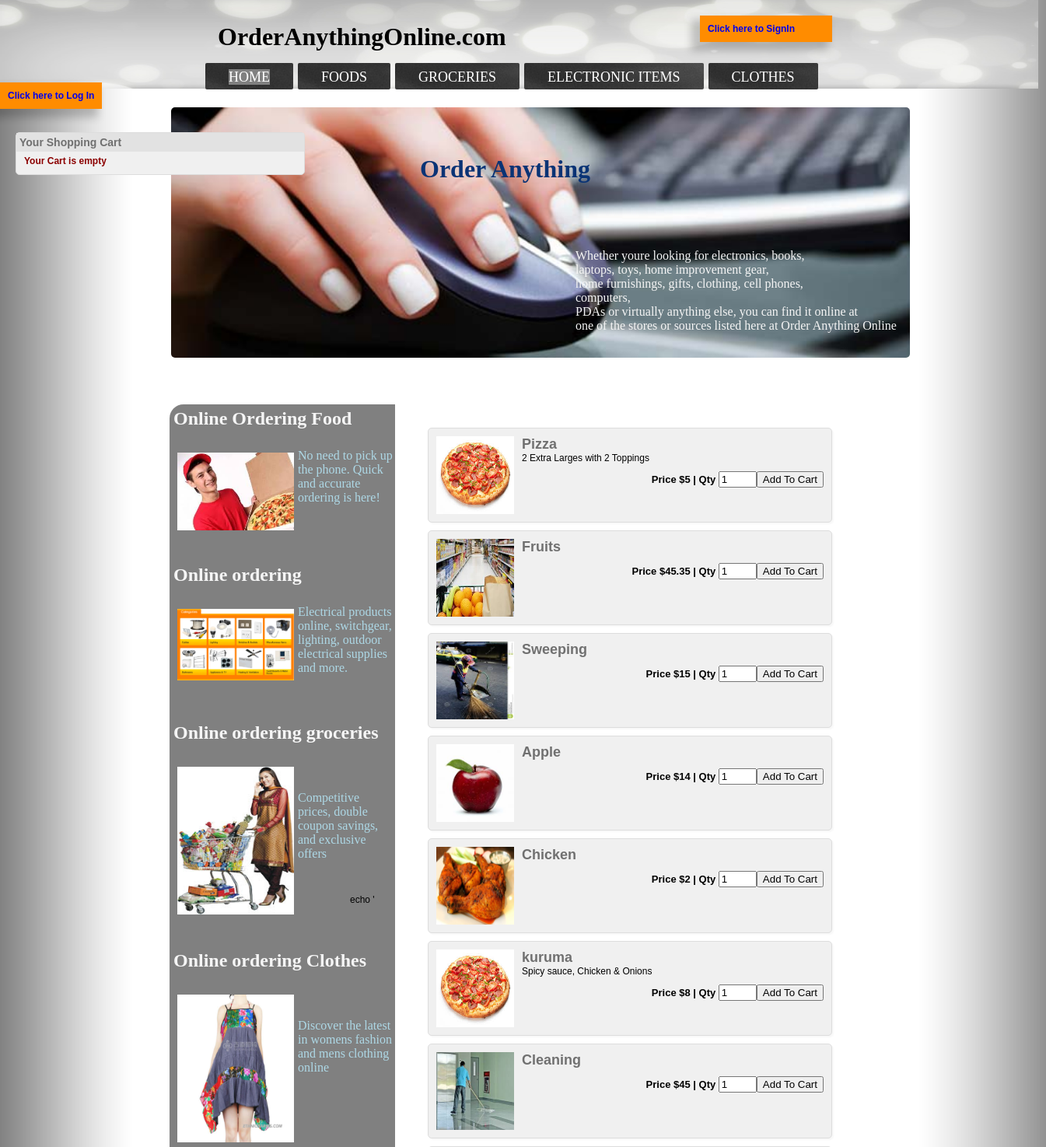
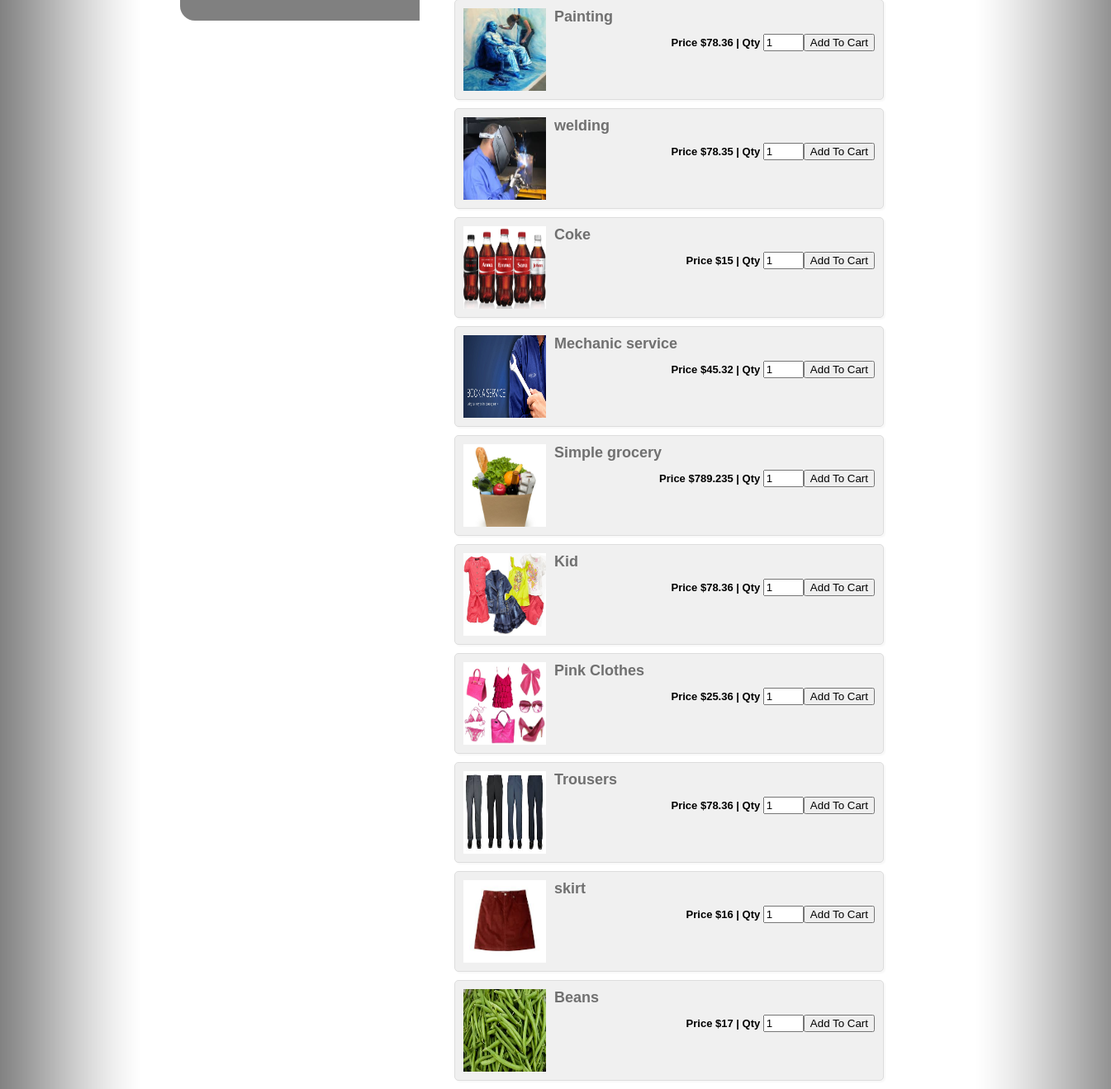
The page / on the database its author committed (2 pictures, top to bottom).
### tables this page shows
CREATE TABLE IF NOT EXISTS `services` (
  `product_code` varchar(260) NOT NULL,
  `service_type` varchar(260) NOT NULL,
  `merchant_phn` int(15) NOT NULL,
  `merchant_email` varchar(45) NOT NULL,
  `product_name` varchar(25) NOT NULL,
  `product_img_name` varchar(60) NOT NULL,
  `type` varchar(25) NOT NULL,
  `date` varchar(30) NOT NULL,
  `price` double NOT NULL,
  `description` varchar(450) NOT NULL,
  `product_desc` varchar(300) NOT NULL,
  PRIMARY KEY (`product_code`)
);

### config.php (called while the page is built, shortened)
<?php
$currency = '$';
?>

### index.php (the view, shortened to what this page needs)
<?php
include_once("config.php");
?>
<!DOCTYPE html>
<html>
<head>
<link href="style/help.css" rel="stylesheet" type="text/css">
</head>
<body>
	<img src="images/header_overlay.png" width="1335px" height="114px"  />
	<ul class="nav">
    		<li ><a href="index.php" style="background-color:gray;">Home</a></li>
    		<li><a href="food.php">Foods</a></li><li><a href="grocery.php">groceries</a></li><li><a href="electric.php">Electronic Items</a></li>
    		<li><a href="cloth.php">Clothes</a></li>
    	</ul>
    	<h1 style="position:absolute;top:178px;left:540px;color:#0A3375;">Order Anything</h1>
    	<h1 style="color:black; position:absolute;top:8px;left:280px;;">OrderAnythingOnline.com</h1>
    	<div style="position:absolute;top:320px;left:740px;color:whitesmoke">
    	Whether youre looking for electronics, books,<br>laptops, toys, home improvement
    	gear,<br> home furnishings, gifts, clothing, cell phones, <br>computers,<br> PDAs or virtually anything else, you can find
    	 it online at<br> one of the stores or sources listed here at Order Anything Online
    	</div>
    	<img src="images/order_online.jpg" style="margin-left: 220px;margin-top: 20px;border-radius: 5px;" width="950px" />
	<br /><br /><br />
<div style="background-color: gray;width: 290px;height:980px;margin-left: 218px;border-top-left-radius: 18px;border-bottom-left-radius: 18px;">
		<h2 style="color: whitesmoke;padding: 5px"> Online Ordering Food</h2>
<img src="images/kolla.jpg" width="150px" style="float: left;margin-left: 5px;padding: 5px" />
	<p style="color: lightblue">
		No need to pick up the phone.
		Quick and accurate
		ordering is here!</p>
<br><br />
<h2 style="color: whitesmoke;padding: 5px"> Online ordering </h2>
<img src="images/electric.gif" width="150px" style="float: left;margin-left: 5px;padding: 5px" />
	<p style="color: lightblue">
	Electrical products online, switchgear, lighting,
 	outdoor electrical supplies and more.
 	<br /><br /><br />
 	<h2 style="color: whitesmoke;padding: 5px"> Online ordering groceries</h2>
 	<img src="images/girl.jpg" width="150px" height="190px" style="float: left;margin-left: 5px;padding: 5px" />
	<p style="color: lightblue"><br /><br />
	Competitive prices, double coupon
	savings, and exclusive offers
<br /><br /><br /><br /><br /><br />
	<h2 style="color: whitesmoke;padding: 5px"> Online ordering Clothes</h2>
 	<img src="images/hos.jpg" width="150px" height="190px" style="float: left;margin-left: 5px;padding: 5px" />
	<p style="color: lightblue"><br /><br />
	Discover the latest in womens fashion and mens clothing online
	</div>
<div id="products-wrapper">
    <div class="products" style="position: absolute;left: 550px;width: 520px;top:550px;">
    <?php
	$current_url = base64_encode($url="http://".$_SERVER['HTTP_HOST'].$_SERVER['REQUEST_URI']);
	$results = $mysqli->query("SELECT * FROM services");
    if ($results) {
        while($obj = $results->fetch_object())
        {
			echo '<div class="product">';
            echo '<form method="post" action="cart_update.php">';
			echo '<div class="product-thumb"><a href="#"><img class="imgs" style="width:100px;height:100px" src="images/'.$obj->product_img_name.'"></a></div>';
            echo '<div class="product-content"><h3>'.$obj->product_name.'</h3>';
            echo '<div class="product-desc">'.$obj->description.'</div>';
            echo '<div class="product-info">';
			echo 'Price '.$currency.$obj->price.' | ';
            echo 'Qty <input type="text" name="product_qty" value="1" size="3" />';
			echo '<button class="add_to_cart">Add To Cart</button>';
			echo '</div></div>';
            echo '</form>';
            echo '</div>';
        }
    }
    ?>
    </div>
<div class="shopping-cart" style="position: absolute;left: 20px;width: 350px;top:170px">
<h2>Your Shopping Cart</h2>
<?php
if(isset($_SESSION["products"]))
{
    $total = 0;
    echo '<ol>';
    foreach ($_SESSION["products"] as $cart_itm)
    {
        echo '<li class="cart-itm">';
        echo '<font style="font-size:18px"><span class="remove-itm"><a href="cart_update.php?removep='.$cart_itm["code"].'&return_url='.$current_url.'">&times;</a></span>';
        echo $cart_itm["name"].'</font>';
        echo '<div class="p-code">P code : '.$cart_itm["code"].'</div>';
        echo '<div class="p-qty">Quantity : '.$cart_itm["qty"].'</div>';
        echo '<div class="p-price">Price :<b style="font-size:15px;color:darkgreen">'.$currency.$cart_itm["price"].'</b></div>';
        echo '</li>';
        $subtotal = ($cart_itm["price"]*$cart_itm["qty"]);
        $total = ($total + $subtotal);
    }
    echo '</ol><b>';
    echo '<span class="check-out-txt"><strong>Total : <b style="color:darkgreen;font-size:20px">'.$currency.$total.'</b><br><br></strong> <a href="view_cart.php" style="background-color:yellow;padding:5px;"><b>Proceed To CheckOut</b></a></span>';
	echo '<span class="empty-cart"><a href="cart_update.php?emptycart=1&return_url='.$current_url.'" style="background-color:lightgray;text-decoration:none;">Remove all items from Cart</a></span>';
}else{
    echo '<b style="color:darkred">Your Cart is empty</b>';
}
?>
</div>
	echo '<div align="center" style="position:absolute;left:0px;top:60px;">
					<?php
						if(isset($_SESSION['view'])==1){
							echo '<br><br><br><br> <a href="logout.php" class="button">LogOut</a> </div>';
						}else{
							echo '<br><br><br><br> <a href="#loginScreen" class="button">Click here to Log In</a> </div>
									<br><br><br><br> <a href="sign_up.php" class="button" style="position:absolute;top:20px;left:900px;" >Click here to SignIn</a>
		       	 				';
						}
					?>
</body>
</html>

### style/help.css (style rules this page uses)
.nav li { list-style:none; float: left; background-color:lightgray; font-size:18px; padding:8px 30px 5px 30px; margin-left:6px; background:url(../images/sun.jpg); border-radius:2px; color: white; text-transform:uppercase; }
.nav li a { text-decoration:none; color:white; }
.nav { position:absolute; top:65px; margin-left:218px; }
#products-wrapper { width: 650px; margin-right: auto; margin-left: 450px; margin-top:-350px; font: 12px Arial, Helvetica, sans-serif; }
.products { width: 60%; float:left; margin-right: 10px; }
.product { margin-bottom: 10px; height: 100px; background: #F0F0F0; padding: 10px; border: 1px solid #DDD; border-radius: 5px; box-shadow: 2px 2px 2px #F8F8F8; }
.product .product-thumb { float: left; height: 100px; width: 100px; margin-right: 10px; }
.product .product-content { overflow:hidden; }
.product .product-content h3 { font-size: 18px; margin: 0px; padding: 0px; color: #707070; }
.product .product-info { float: right; font-size: 13px; font-weight: bold; margin-top:10px; }
.shopping-cart { width: 30%; float:left; background: #F0F0F0; padding: 10px; border: 1px solid #DDD; border-radius: 5px; }
.shopping-cart h2 { background: #E2E2E2; padding: 4px; font-size: 14px; margin: -10px -10px 5px; color: #707070; }

### index.php (style rules this page uses)
.button { width: 150px; padding: 10px; background-color: #FF8C00; box-shadow: -8px 8px 10px 3px rgba(0,0,0,0.2); font-weight:bold; text-decoration:none; }
body { margin: auto; padding-left: 0px; background: url("images/back2.png") ; }

### rows shown on the page
services: product_img_name (picture), product_name "Pizza", description "2 Extra Larges with 2 Toppings", price "5"
services: product_img_name (picture), product_name "Fruits", price "45.35"
services: product_img_name (picture), product_name "Sweeping", price "15"
services: product_img_name (picture), product_name "Apple", price "14"
services: product_img_name (picture), product_name "Chicken", price "2"
services: product_img_name (picture), product_name "kuruma", description "Spicy sauce, Chicken & Onions", price "8"
services: product_img_name (picture), product_name "Cleaning", price "45"
services: product_img_name (picture), product_name "Painting", price "78.36"
services: product_img_name (picture), product_name "welding", price "78.35"
services: product_img_name (picture), product_name "Coke", price "15"
services: product_img_name (picture), product_name "Mechanic service", price "45.32"
services: product_img_name (picture), product_name "Simple grocery", price "789.235"
services: product_img_name (picture), product_name "Kid", price "78.36"
services: product_img_name (picture), product_name "Pink Clothes", price "25.36"
services: product_img_name (picture), product_name "Trousers", price "78.36"
services: product_img_name (picture), product_name "skirt", price "16"
services: product_img_name (picture), product_name "Beans", price "17"
